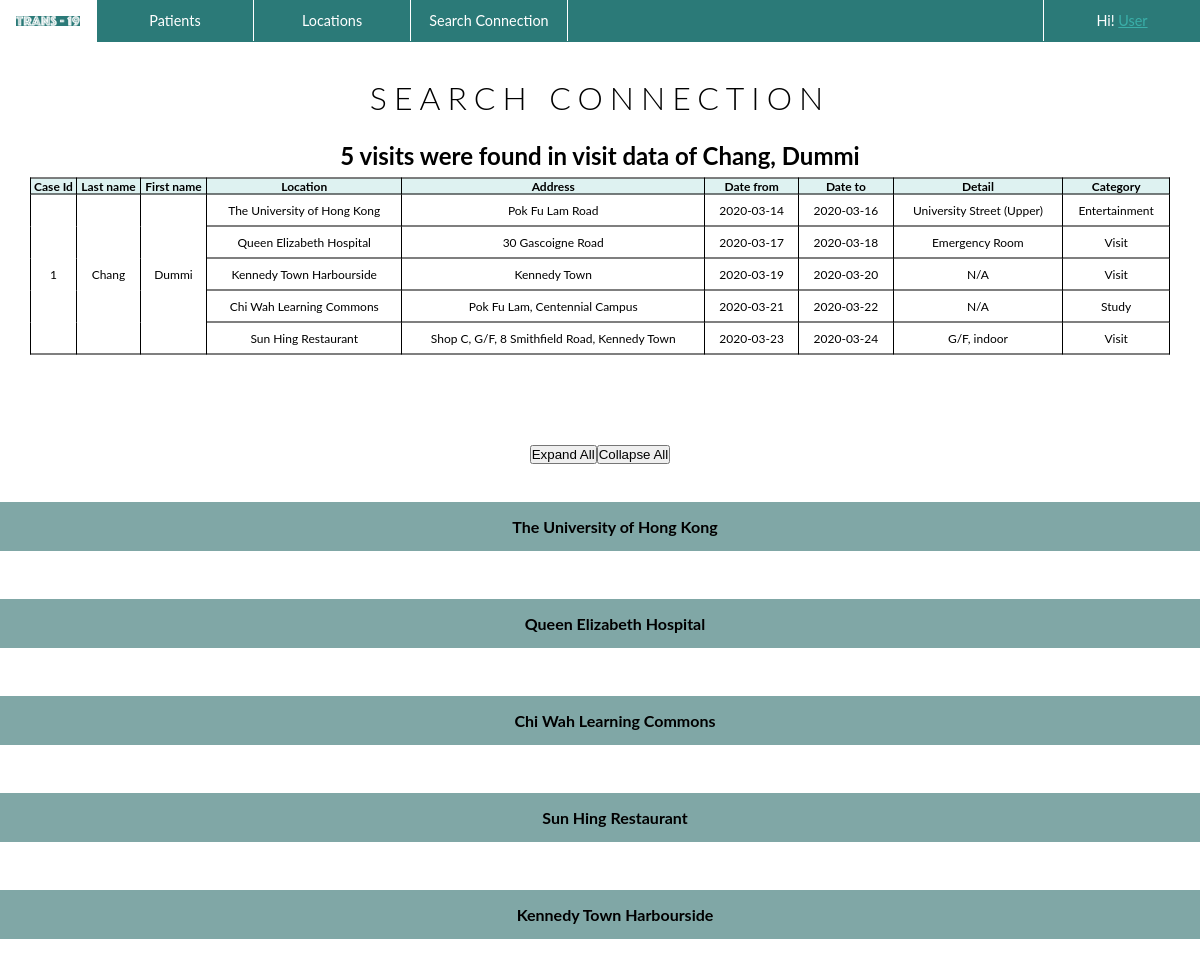
The page /patient_corner/connections/patientid=1/window=1 on the database its author committed.
### patient_corner/models.py (models this page shows, shortened)
class Patient(models.Model):
    caseId = models.AutoField(primary_key=True)
    first_name = models.CharField(max_length=15)
    last_name = models.CharField(max_length=15)
    Id_doc_num = models.CharField(max_length=15)
    date_of_birth = models.DateField()
    confirmed_date = models.DateField()

class Visit(models.Model):
    patient = models.ForeignKey(Patient, on_delete=models.CASCADE)
    location = models.ForeignKey(Location, on_delete=models.CASCADE)
    date_from = models.DateField()
    date_to = models.DateField()
    detail = models.CharField(max_length=50)
    category_name = models.CharField(max_length=15)

class Location(models.Model):
    location_name = models.CharField(max_length=50)
    address = models.CharField(max_length=50)
    x_coord = models.BigIntegerField()
    y_coord = models.BigIntegerField()
    district_name = models.CharField(max_length=30)

### patient_corner/views.py (the view)
class ViewConnections(TemplateView):
    template_name = "patient_corner/view_connections.html"
    def get(self,request,*args,**kwargs):
        patient_id = int(self.kwargs['patient'])
        patient = Patient.objects.get(pk = self.kwargs['patient'])
        Window_day = self.kwargs['Window_day']
        selected_visits = Visit.objects.filter(Q(patient_id = patient_id)).order_by('date_from')
        sv_count = selected_visits.count()
        location_list = []
        for sv in selected_visits:
            location_list.append(sv.location)
        location_set = set(location_list)
        location_count = sum(1 for location in location_set)
        result = []
        for sv in selected_visits:
            date_from = sv.date_from-datetime.timedelta(days=Window_day)
            date_to = sv.date_to+datetime.timedelta(days= Window_day)
            location = sv.location
            visit_list = Visit.objects.filter(Q(location = location)&((Q(date_from__gte = date_from)&Q(date_from__lte = date_to))|(Q(date_to__gte = date_from)&Q(date_to__lte = date_to)))).exclude(patient_id = patient_id).order_by('date_from')
            for v in visit_list:
                result.append(v)
        '''
        connected_visits = Visit.objects.filter(((Q(date_from__gte = date_from)&Q(date_from__lte = date_to))|(Q(date_to__gte = date_from)&Q(date_to__lte = date_to)))).exclude(patient_id = patient_id).order_by('date_from')
        result = []
        for cv in connected_visits:
            for sv in selected_visits:
                if cv.location == sv.location and ((sv.date_from >= cv.date_from and sv.date_from <= cv.date_to) or (sv.date_from >= cv.date_from and sv.date_to <= cv.date_to)):
                    result.append(cv)
        '''
        args = {'patient': patient, 'distinct_locations': location_set, 'num_of_distinct_locations': location_count, 'sv_count': sv_count, 'selected_visits': selected_visits, 'connected_visits': result}
        return render(request, self.template_name, args)

### templates/patient_corner/view_connections.html (shortened to what this page needs)
{%load static%}
<!DOCTYPE html>
<html>
<head>
  <link rel="stylesheet" type="text/css" href="{% static 'css/templatestyle.css'%}">
</head>
<body>
<header>
    <div class="menu">
      <ul>
        <li class="logo"><a href="{% url 'home' %}"><img src="{% static 'media/logo_navigation.png' %}" style = "max-width: 100%;" alt ="TRANS-19"></a></li>
        <li class="dropdown">
          <a href="{% url 'patients' %}" class="dropbtn">Patients</a>
        </li>
        <li class="dropdown">
          <a href="{% url 'locations' %}" class="dropbtn">Locations</a>
        </li>
        <li class="dropdown">
          <a href="{% url 'searchconnection' %}">Search Connection</a>
        </li>
        <li class="dropdown" style="float:right; border-left: 1px solid white;  border-right: 0px solid white;  ">
          <a href="{% url 'locations' %}" class="dropbtn">Hi! <u>User</u></a>
        </li>
      </ul>
    </div>
</header>
<div class="title">
    <h1 style="text-align:center"> SEARCH CONNECTION </h1>
</div>
<div>
    <h2 style="text-align:center; margin-top: 2%;"> {{ sv_count }} visits were found in visit data of {{ patient.last_name }}, {{ patient.first_name }} </h2>
</div>
<table style="margin-top: 8%; width: 95%; position: relative;" id="table">
    <tr>
        <th>Case Id</th>
        <th>Last name</th>
        <th>First name</th>
        <th>Location</th>
        <th>Address</th>
        <th>Date from</th>
        <th>Date to</th>
        <th>Detail</th>
        <th>Category</th>
    </tr>
    <tr>
      <td rowspan="{{ sv_count }}">{{ patient.caseId }}</td>
      <td rowspan="{{ sv_count }}">{{ patient.last_name }} </td>
      <td rowspan="{{ sv_count }}">{{ patient.first_name }}</td>
    {% for visit in selected_visits %}
      <td>{{ visit.location.location_name }}</td>
      <td>{{ visit.location.address }}</td>
      <td>{{ visit.date_from|date:"Y-m-d" }}</td>
      <td>{{ visit.date_to|date:"Y-m-d" }}</td>
      <td>{{ visit.detail }}</td>
      <td>{{ visit.category_name }}</td>
    </tr>
    {% empty %}
    <tr>
      <td colspan="5">No visiting information available.</td>
    </tr>
{% endfor %}
</table>
<center><button id="openall">Expand All</button><button id="closeall">Collapse All</button></center>
<br>
<br>
{% for location in distinct_locations %}
<div class="container">
 <div class="header" style = "margin-bottom: 1%;"><span>{{ location.location_name }}</span></div>
</div>
{% endfor %}
</body>
</html>

### static/css/templatestyle.css (style rules this page uses)
* { margin: 0; padding: 0; }
body { font-family: 'lato'; }
h1 { font-family: 'lato'; font-weight: 300; letter-spacing: 7px; text-transform: uppercase; }
u { font-family: 'lato'; color: #3aafa9; }
.title { font-family: 'lato'; padding-top: 3vw; }
table { font-family: 'lato'; border-collapse: collapse; width: 85%; table-layout: auto; font-size: 1vw; position: absolute; top: 35%; left: 50%; margin-right: -50%; transform: translate(-50%, -50%); }
th { font-family: 'lato'; background-color: #DEF2F1; border: 1px solid black; font-size: 1vw; }
td { font-family: 'lato'; border: 1px solid black; table-layout: auto; text-align: center; padding: 8px; font-size: 1vw; }
.logo { font-family: 'phosphateinlineroman'; display: block; border-right: 1px solid white; color: white; text-align: center; text-decoration: none; font-size: 1.3vw; max-width: 8vw; }
ul { max-width: 100%; font-family: 'Lato'sans-serif; font-size: 1.2vw; min-width: 100px; list-style-type: none; margin: 0; padding: 0; overflow: hidden; background-color: #2B7A78; }
li { float: left; width: 13vw; }
li a, .dropbtn { display: block; color: white; text-align: center; padding: 12px 16px; text-decoration: none; }
li.dropdown { border-right: 1px solid white; width: 13vw; text-align: center; }
.container { width:100%; padding-bottom: 3%; }
.container div { width: 100%; }
.container .header { background-color:#80A7A6; padding: 15px; cursor: pointer; font-weight: bold; text-align: center; position: relative; }

### rows shown on the page
Patient: last_name "Chang", first_name "Dummi", caseId "1"
Visit: location.location_name "The University of Hong Kong", location.address "Pok Fu Lam Road", date_from "2020-03-14", date_to "2020-03-16", detail "University Street (Upper)", category_name "Entertainment"
Visit: location.location_name "Queen Elizabeth Hospital", location.address "30 Gascoigne Road", date_from "2020-03-17", date_to "2020-03-18", detail "Emergency Room", category_name "Visit"
Visit: location.location_name "Kennedy Town Harbourside", location.address "Kennedy Town", date_from "2020-03-19", date_to "2020-03-20", detail "N/A", category_name "Visit"
Visit: location.location_name "Chi Wah Learning Commons", location.address "Pok Fu Lam, Centennial Campus", date_from "2020-03-21", date_to "2020-03-22", detail "N/A", category_name "Study"
Visit: location.location_name "Sun Hing Restaurant", location.address "Shop C, G/F, 8 Smithfield Road, Kennedy Town", date_from "2020-03-23", date_to "2020-03-24", detail "G/F, indoor", category_name "Visit"
Location: location_name "The University of Hong Kong"
Location: location_name "Queen Elizabeth Hospital"
Location: location_name "Chi Wah Learning Commons"
Location: location_name "Sun Hing Restaurant"
Location: location_name "Kennedy Town Harbourside"

### other values the page prints
{{ sv_count }} "5"
